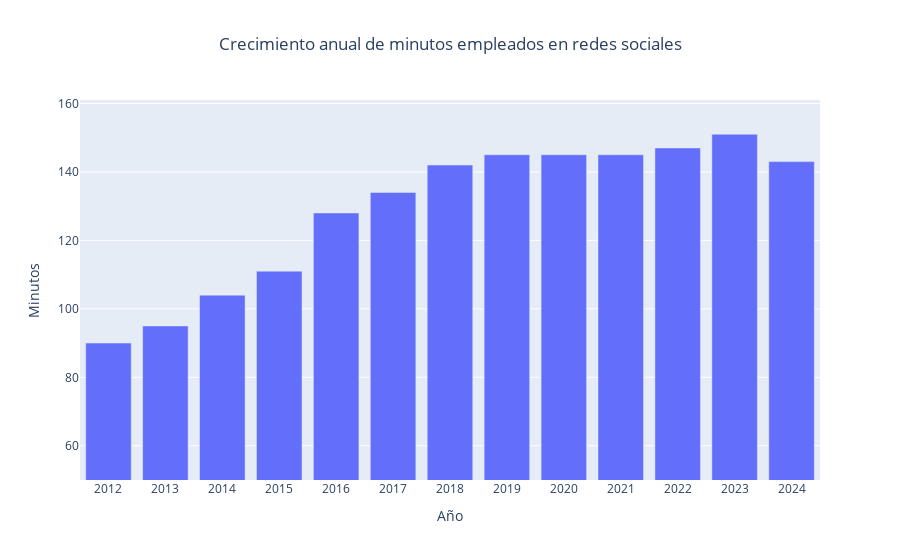

Notebook code cell kept with this figure:
### Code cell
url1 = 'https://www.statista.com/statistics/433871/daily-social-media-usage-worldwide'
df1 = process_table(url=url1, col_names=['Año', 'Minutos'])
df1.to_csv(os.path.join(output_datasets, 'sm_mins_growth.csv'), index=False)

if not df1.empty:
	df1['Minutos'] = pd.to_numeric(df1['Minutos'], errors='coerce')
	df1 = df1.sort_values(by="Año")

	fig1 = px.bar(df1, x="Año", y="Minutos", title='Crecimiento anual de minutos empleados en redes sociales')
	fig1.update_layout(
		yaxis=dict(range=[50, df1["Minutos"].max() + 10], title="Minutos"),
		xaxis_title="Año",
		title=dict(x=0.5)
	)
	fig1.show()

### Figure 1 — Plotly figure (JSON) as saved in the notebook; plotly's stock layout.template omitted (floating-point values rounded to 4 significant figures)
{"data": [{"alignmentgroup": "True", "hovertemplate": "Año=%{x}<br>Minutos=%{y}<extra></extra>", "legendgroup": "", "marker": {"color": "#636efa", "pattern": {"shape": ""}}, "name": "", "offsetgroup": "", "orientation": "v", "showlegend": false, "textposition": "auto", "type": "bar", "x": ["2012", "2013", "2014", "2015", "2016", "2017", "2018", "2019", "2020", "2021", "2022", "2023", "2024"], "xaxis": "x", "y": [90, 95, 104, 111, 128, 134, 142, 145, 145, 145, 147, 151, 143], "yaxis": "y"}], "layout": {"barmode": "relative", "legend": {"tracegroupgap": 0}, "title": {"text": "Crecimiento anual de minutos empleados en redes sociales", "x": 0.5}, "xaxis": {"anchor": "y", "domain": [0, 1], "title": {"text": "Año"}}, "yaxis": {"anchor": "x", "domain": [0, 1], "range": [50, 161], "title": {"text": "Minutos"}}}}
